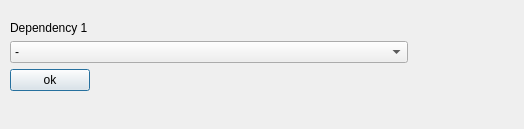
<?xml version="1.0" encoding="UTF-8"?>
<ui version="4.0">
 <class>InitalDialog</class>
 <widget class="QDialog" name="InitalDialog">
  <property name="geometry">
   <rect>
    <x>0</x>
    <y>0</y>
    <width>524</width>
    <height>129</height>
   </rect>
  </property>
  <property name="windowTitle">
   <string>Dependency</string>
  </property>
  <widget class="QWidget" name="layoutWidget">
   <property name="geometry">
    <rect>
     <x>10</x>
     <y>21</y>
     <width>502</width>
     <height>85</height>
    </rect>
   </property>
   <layout class="QFormLayout" name="formLayout">
    <item row="0" column="0">
     <widget class="QLabel" name="label">
      <property name="text">
       <string>Dependency 1</string>
      </property>
     </widget>
    </item>
    <item row="1" column="0">
     <widget class="QComboBox" name="comboBox1">
      <item>
       <property name="text">
        <string>-</string>
       </property>
      </item>
      <item>
       <property name="text">
        <string>In welchen Firmen hattest du dein Projekt (Branche/OEM/Tier1,2,3)?</string>
       </property>
      </item>
      <item>
       <property name="text">
        <string>Wer ist der Kunde?</string>
       </property>
      </item>
     </widget>
    </item>
    <item row="2" column="0">
     <widget class="QPushButton" name="PushButton1ok">
      <property name="text">
       <string>ok</string>
      </property>
     </widget>
    </item>
   </layout>
  </widget>
 </widget>
 <resources/>
 <connections/>
</ui>
